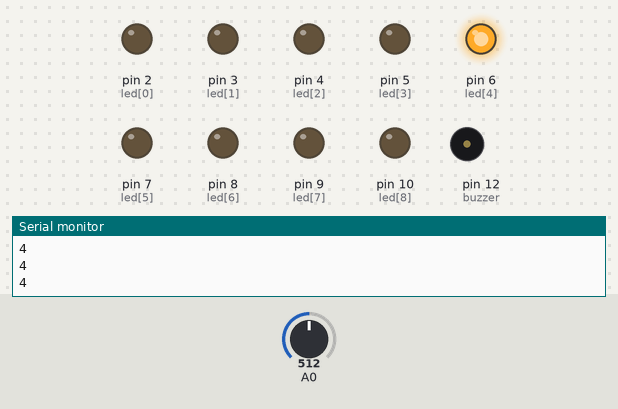
This sketch was run on a simulated Arduino Uno, built with avr-gcc and run on an emulated ATmega328P. Shown: output pins drawn as LEDs (lit = HIGH), buzzer (waves = sounding, pin HIGH), the last lines printed to the serial monitor. The inputs (shaded band) are chosen by the test bench; at power-on: A0 = 512.

Above: at 0.9 s.
1.3 s: A0 set to 560
4.3 s: A0 set to 577
At 4.51 s:
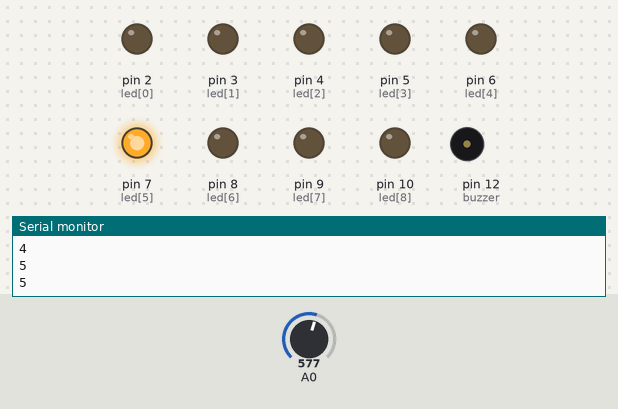
7.3 s: A0 set to 716
At 7.82 s:
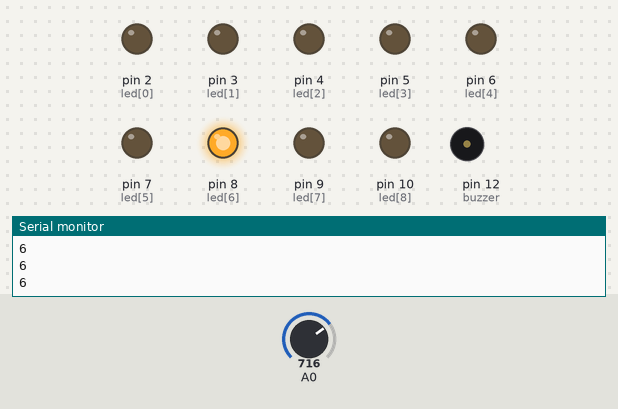
10.3 s: A0 set to 786
13.3 s: A0 set to 807
At 13.53 s:
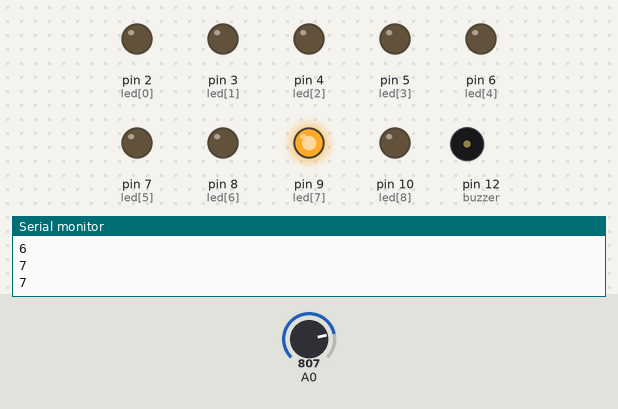
16.3 s: A0 set to 511
At 16.84 s:
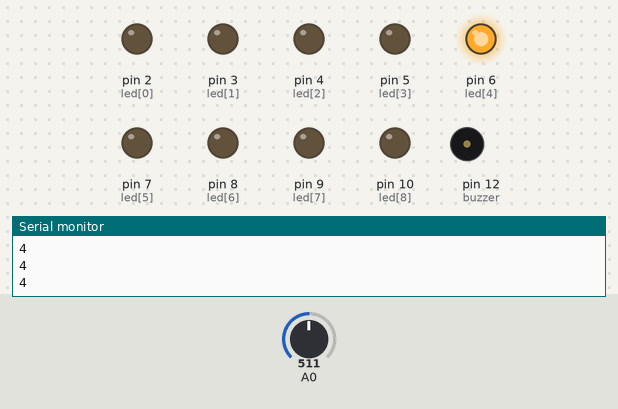
Timing chart, 0 to 19.3 s (numbered marks = the images above; inputs shaded):
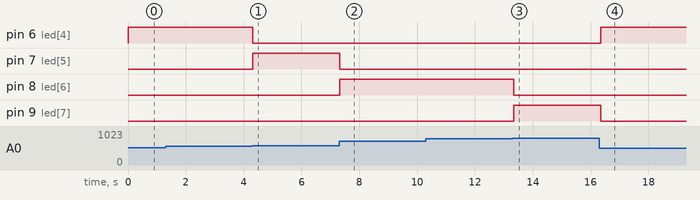

Measured:
- the behaviour switches between 568 and 569 on A0 (found by bisection; images 0 and 1)
- the behaviour switches between 795 and 796 on A0 (found by bisection; images 2 and 3)
- after the input at 4.3 s, pin 6 (led[4]): HIGH → LOW at once; pin 7 (led[5]): LOW → HIGH at once
- after the input at 7.3 s, pin 7 (led[5]): HIGH → LOW at once; pin 8 (led[6]): LOW → HIGH at once
- after the input at 13.3 s, pin 8 (led[6]): HIGH → LOW at once; pin 9 (led[7]): LOW → HIGH at once
- after the input at 16.3 s, pin 6 (led[4]): LOW → HIGH after 0.05 s; pin 9 (led[7]): HIGH → LOW after 0.05 s

The sketch:

humedad.ino
```cpp
int led[]={2,3,4,5,6,7,8,9,10};
int buzzer=12;
void setup() {
  Serial.begin(9600);
for(int i=0;i<9;i++){
 pinMode(led[i],OUTPUT);
}
pinMode(buzzer,OUTPUT);
}

void loop() {
int n=map(analogRead(A0),0,1023,0,9);
Serial.println(n);
if(n>7){
  digitalWrite(buzzer,HIGH);
  delay(100);
  digitalWrite(buzzer,LOW);
  delay(100);
}
 digitalWrite(led[n],HIGH);
delay(100);
for(int i=0;i<9;i++){
 digitalWrite(led[i],LOW);
}

}
```
